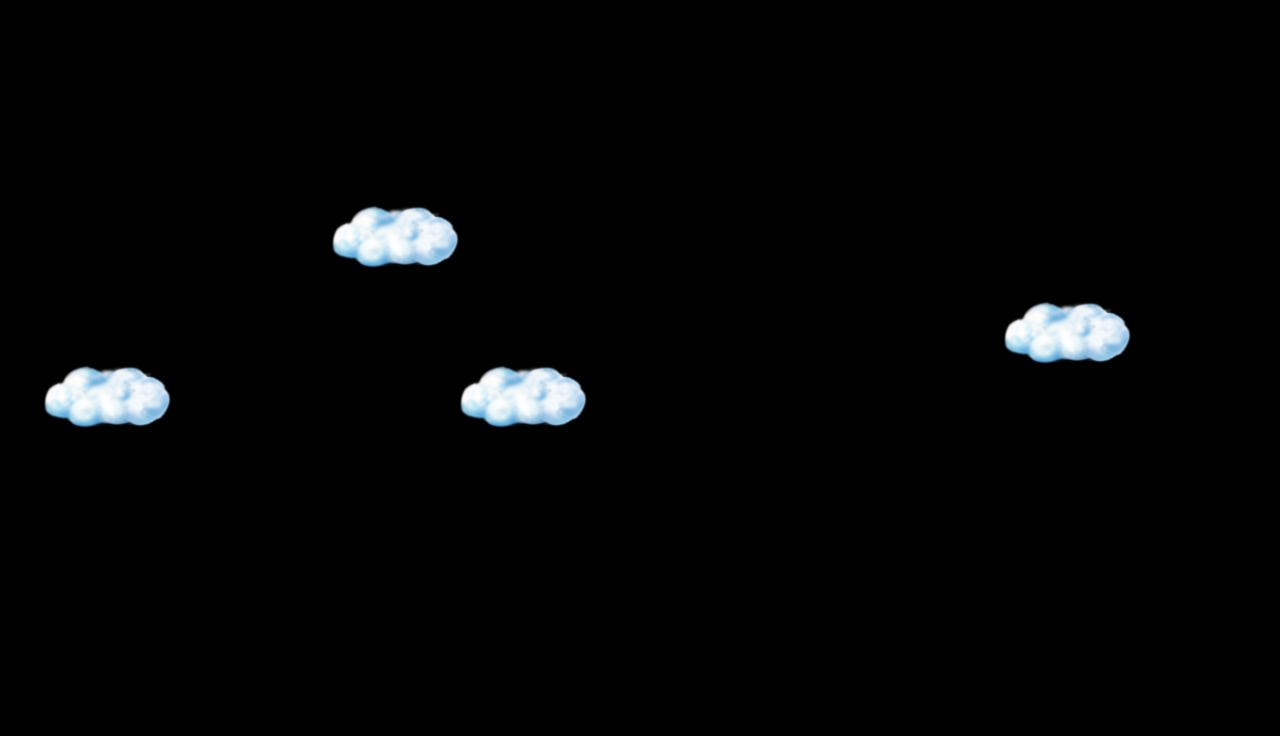

Below is a game level as drawn by its tile map, then a one-line description and the .tmx file that defines it, in full:
An orthogonal 40x23 tile map with 32x32 px tiles, 1 tile layer (Tile Layer 1).

<map version="1.5" tiledversion="1.7.2" orientation="orthogonal" renderorder="right-down" width="40" height="23" tilewidth="32" tileheight="32" infinite="0" nextlayerid="2" nextobjectid="1">
 <tileset firstgid="1" source="tilemap.tsx" />
 <layer id="1" name="Tile Layer 1" width="40" height="23">
  <data encoding="csv">
0,0,0,0,0,0,0,0,0,0,0,0,0,0,0,0,0,0,0,0,0,0,0,0,0,0,0,0,0,0,0,0,0,0,0,0,0,0,0,0,
0,0,0,0,0,0,0,0,0,0,0,0,0,0,0,0,0,0,0,0,0,0,0,0,0,0,0,0,0,0,0,0,0,0,0,0,0,0,0,0,
0,0,0,0,0,0,0,0,0,0,0,0,0,0,0,0,0,0,0,0,0,0,0,0,0,0,0,0,0,0,2862,2863,2864,0,0,0,0,0,0,0,
0,0,0,0,0,0,0,0,0,0,0,0,0,0,0,0,0,0,0,0,0,0,0,0,0,0,0,0,0,0,3182,3183,3184,0,0,0,0,0,0,0,
0,0,0,0,0,0,0,0,0,0,0,0,0,0,0,0,0,0,0,0,0,0,0,0,0,0,0,0,0,0,2990,2991,2992,0,0,0,0,0,0,0,
0,0,0,0,0,0,0,0,0,0,0,0,0,0,0,0,0,0,0,0,0,0,0,0,0,0,0,0,0,3053,0,3055,3056,0,0,0,0,0,0,0,
0,0,0,0,0,0,0,0,0,0,1269,1270,1271,1272,1273,0,0,0,0,0,0,0,0,0,0,0,0,0,3053,0,0,0,0,0,0,0,0,0,0,0,
0,0,0,0,0,0,0,0,0,0,1333,3342,3343,3344,1337,0,0,0,0,0,0,0,0,0,0,0,0,3053,0,0,0,0,0,0,0,0,0,0,0,0,
0,0,0,0,0,0,0,0,0,0,1397,1398,1399,1400,1401,0,0,0,0,0,0,0,0,0,0,0,3053,0,0,0,0,0,0,0,0,0,0,0,0,0,
0,0,0,0,0,0,0,0,0,0,0,0,0,0,0,0,0,0,0,0,0,0,0,0,0,3053,0,0,0,0,0,1269,1270,1271,1272,1273,0,0,0,0,
0,0,0,0,0,0,0,0,0,0,0,0,0,0,0,0,0,0,0,0,0,0,0,0,3053,0,0,0,0,0,0,1333,3342,3343,3344,1337,0,0,0,0,
0,1269,1270,1271,1272,1273,0,0,0,0,0,0,0,0,1269,1270,1271,1272,1273,0,0,0,0,3053,0,0,0,0,0,0,0,1397,1398,1399,1400,1401,0,0,0,0,
0,1333,3342,3343,3344,1337,0,0,0,0,0,0,0,0,1333,3342,3343,3344,1337,0,0,0,3053,0,0,0,0,0,0,0,0,0,0,0,0,0,0,0,0,0,
0,1397,1398,1399,1400,1401,0,0,0,0,0,0,0,0,1397,1398,1399,1400,1401,0,0,3053,0,0,0,0,0,0,0,0,0,0,0,0,0,0,0,0,0,0,
0,0,0,0,0,0,0,0,0,0,0,0,0,0,0,0,0,0,0,0,3053,0,0,0,0,0,0,0,0,0,0,0,0,0,0,0,0,0,0,0,
0,0,0,0,0,0,0,0,0,0,0,0,0,0,0,0,0,0,0,3053,0,0,0,0,0,0,0,0,0,0,0,0,0,0,0,0,0,0,0,0,
0,0,2132,2196,2133,0,0,0,0,0,2132,2196,2133,0,0,0,0,2132,2196,2133,0,0,0,0,0,2132,2196,2133,0,0,0,0,2132,2196,2133,0,0,0,0,0,
0,2132,2196,2197,2197,2133,2137,0,0,2132,2196,2197,2197,2133,2137,0,2132,2196,2197,2197,2133,2137,0,0,2132,2196,2197,2197,2133,2137,0,2132,2196,2197,2197,2133,2137,0,0,0,
0,1999,2000,2004,1999,2000,1875,0,0,1999,2000,2004,1999,2000,1939,0,1999,2000,2004,1999,2000,1875,0,0,1999,2000,2330,1999,2000,1939,0,1999,2000,2004,1999,2000,1875,0,0,0,
0,2063,2064,1873,2063,2064,1877,0,0,2063,2064,1873,2063,2064,1875,3053,2063,2064,1873,2063,2064,1938,0,0,2063,2064,1873,2063,2064,1876,0,2063,2064,1873,2063,2064,1874,0,0,0,
2929,1875,1939,1937,1875,1875,1941,3060,3060,1938,1875,1937,1939,1938,1875,3060,1875,1939,1937,1875,1875,1875,3060,3060,1938,1875,1937,1939,1938,1940,3060,1875,2127,1937,2127,1875,1938,3060,2932,0,
3010,3011,3012,3013,3010,3011,3012,3013,3010,3011,3012,3013,3010,3011,3012,3013,3010,3011,3012,3013,3010,3011,3012,3013,3010,3011,3012,3013,3010,3011,3012,3013,3010,3011,3012,3013,3010,3011,3012,3013,
3074,3075,3076,3077,3074,3075,3076,3077,3074,3075,3076,3077,3074,3075,3076,3077,3074,3075,3076,3077,3074,3075,3076,3077,3074,3075,3076,3077,3074,3075,3076,3077,3074,3075,3076,3077,3074,3075,3076,3077
</data>
 </layer>
</map>
